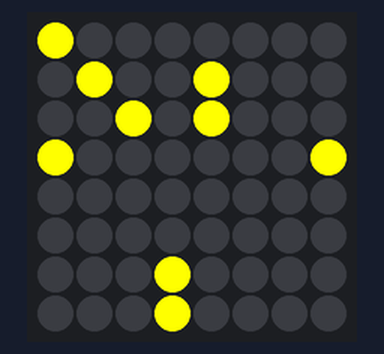
Bench run of a sketch on a simulated Arduino Uno, built with avr-gcc and run on an emulated ATmega328P. Parts: 8×8 RGB LED matrix (first LED top left, wired row by row). Random numbers use the default seed unless the sketch sets one.

Above: at 0.23 s.
At 0.68 s:
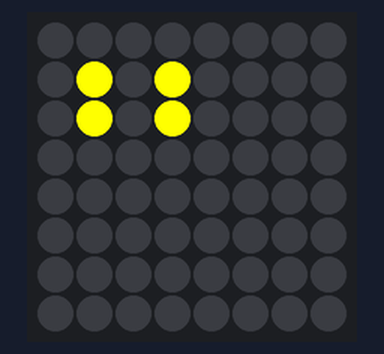

The sketch:

arduino_gameoflife.ino
```cpp
#include <Wire.h>
#include "Adafruit_LEDBackpack.h"
#include "Adafruit_GFX.h"
#define STARTS_WITH 10 // Number of random alive cells to start with
Adafruit_BicolorMatrix matrix = Adafruit_BicolorMatrix();
// 0:dead, 1:alive
uint8_t board [][8] = { {0,0,0,0,0,0,0,0}, {0,0,0,0,0,0,0,0},
                        {0,0,0,0,0,0,0,0}, {0,0,0,0,0,0,0,0},
                        {0,0,0,0,0,0,0,0}, {0,0,0,0,0,0,0,0},
                        {0,0,0,0,0,0,0,0}, {0,0,0,0,0,0,0,0}
                      };
uint8_t neighbors [][8] = { {0,0,0,0,0,0,0,0}, {0,0,0,0,0,0,0,0},
                            {0,0,0,0,0,0,0,0}, {0,0,0,0,0,0,0,0},
                            {0,0,0,0,0,0,0,0}, {0,0,0,0,0,0,0,0},
                            {0,0,0,0,0,0,0,0}, {0,0,0,0,0,0,0,0}
                          };
void setup() {
 matrix.begin(0x70);
 randomSeed(analogRead(0));
 randomStart();
}
/* Initializes the board at random */
void randomStart() {
 for(uint8_t i = 0; i < STARTS_WITH; i++)
   board[random(8)][random(8)] = 1;
}
/* Paints the board */
void paint() {
 matrix.clear();
 for(uint8_t i = 0; i < 8; i++){
  for(uint8_t j = 0; j < 8; j++){
    if(board[i][j] == 1)
      matrix.drawPixel(i,j,LED_YELLOW);
  }
 }
 matrix.writeDisplay();
}
/* Counts the neighbors of each cell */
void countNeighbors() {
 // Plan
 // |1|2|3|
 // |4|x|5|
 // |6|7|8|
 for(uint8_t i = 0; i<8; i++) {
   for(uint8_t j = 0; j<8; j++) {
     int x = i, y = j, markNX = 0, markNY = 0, markPX = 0;
     neighbors[i][j] = 0;
     // Negatives
     if(x - 1 >= 0) {
       markNX = 1;
       if(board[x-1][y])// plan 4
         neighbors[i][j]++;
     }
     if(y - 1 >= 0) {
       markNY = 1;
       if(board[x][y-1])// plan 2
         neighbors[i][j]++;
       if(markNX){
         if(board[x-1][y-1])// plan 1
            neighbors[i][j]++;
       }
     }
     // Positives
     if(x + 1 < 8) {
       markPX = 1;
       if(board[x+1][y])// plan 5
         neighbors[i][j]++;
       if(markNY) {
         if(board[x+1][y-1]) // plan 3
           neighbors[i][j]++;
      }
     }
     if(y + 1 < 8) {
       if(board[x][y+1])// plan 7
         neighbors[i][j]++;
       if(markPX){
         if(board[x+1][y+1])// plan 8
           neighbors[i][j]++;
       }
       if(markNX){
         if(board[x-1][y+1])// plan 6
           neighbors[i][j]++;
       }
     }
   }
 }
}
/* Generates next generation */
void nextGeneration() {
  // Cell dies: four or more neighbors (overpopulation),one or none neighbor (isolation).
  // Cell survives: two or three neighbors
  // Birth: 3 neighbors
  for(uint8_t i = 0; i < 8; i++){
    for(uint8_t j = 0; j < 8; j++){
      if(neighbors[i][j] < 2 || neighbors[i][j] > 3)
        board[i][j] = 0;
      else
        if(neighbors[i][j] == 3)
          board[i][j] = 1;
    }
  }
}

void loop() {
  paint();
  countNeighbors();
  delay(450);
  nextGeneration();
}
```

Measured:
- what the display in image 1 shows lasts 0.4 s, from 0.5 s to 0.9 s
